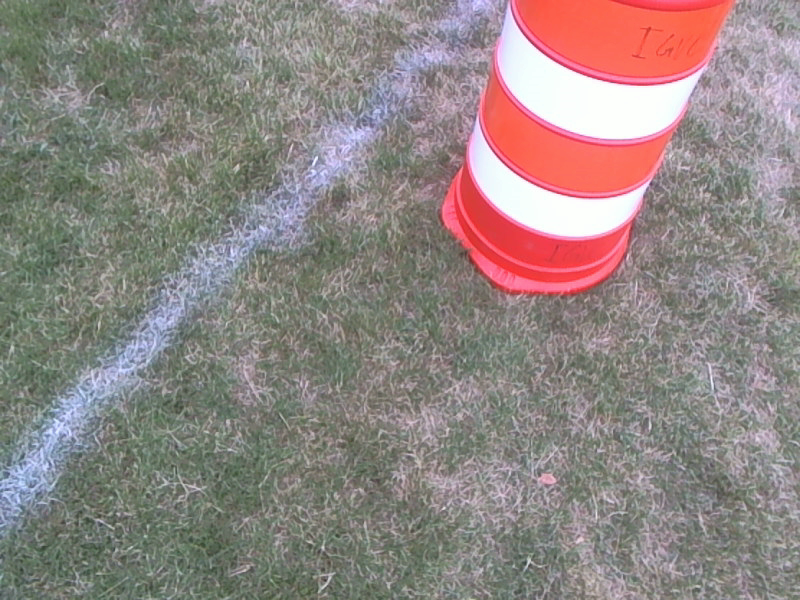
%> input picture Images/IGVC Test Field Images/7.png, 800 x 600 px
$ octave testGrassFilter.m   (GNU Octave 9; MATLAB toolbox functions it lacks are replaced by stand-ins)
%> lines starting %> are read from the running program, lines starting %| are printed output that depends on the picture
clear all
close all
clc

[file,path] = uigetfile();
%> the answer given: ../../../Images/IGVC Test Field Images/7.png
img = imread([path,file]);
%> img is the input picture: size 600x800x3 uint8; mean R, G, B 144.4, 133.3, 130.3
img = img(size(img,1)/3:end-30,:,:);
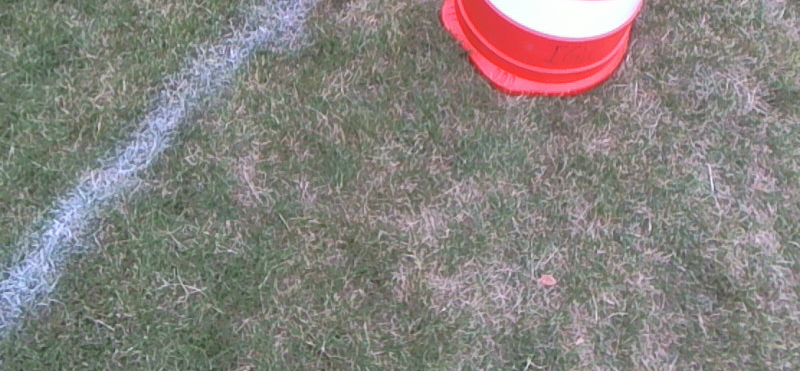
%> img: size 371x800x3 uint8; mean R, G, B 134.2, 130.2, 126.4
%img = imread('C:\Users\quammebd\Dropbox\IGVC Photos\IGVC Test Field Images 2\7.png');
resizeFactor = 8;
img = imresize(img,1/resizeFactor);
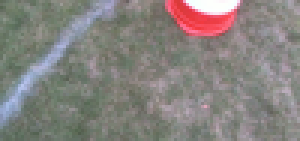
%> img: size 47x100x3 uint8 (shown 3 times larger); mean R, G, B 134.2, 130.1, 126.4

figure(1);
imshow(imresize(img,resizeFactor));
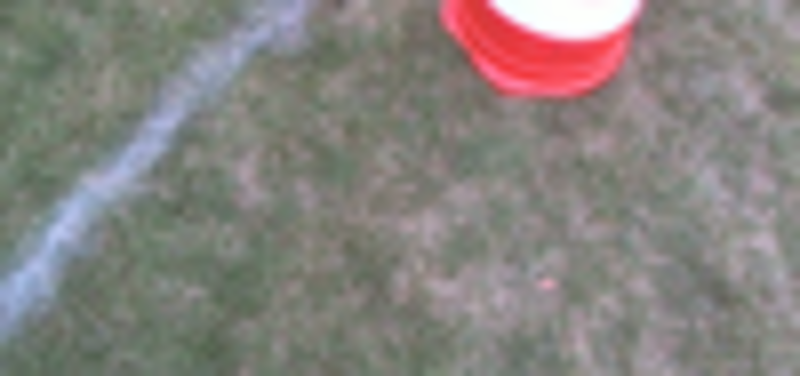
%> displayed picture: size 376x800x3, on the screen's scale of 0 to 255; mean R, G, B 134.2, 130.1, 126.4

%img = rgb2hsv(img);

figure(2);
%> (the run ends here)

$ run again, with Images/IGVC Test Field Images/1.png copied over Images/IGVC Test Field Images/7.png
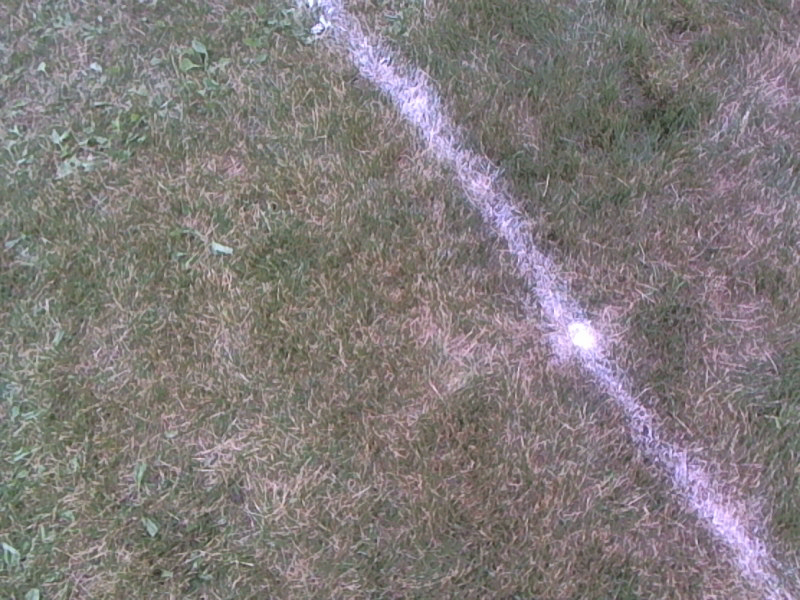
%> input picture Images/IGVC Test Field Images/1.png, 800 x 600 px
%> img is the input picture: size 600x800x3 uint8; mean R, G, B 128.9, 123.1, 123
%> `img = img(size(img,1)/3:end-30,:,:);`:
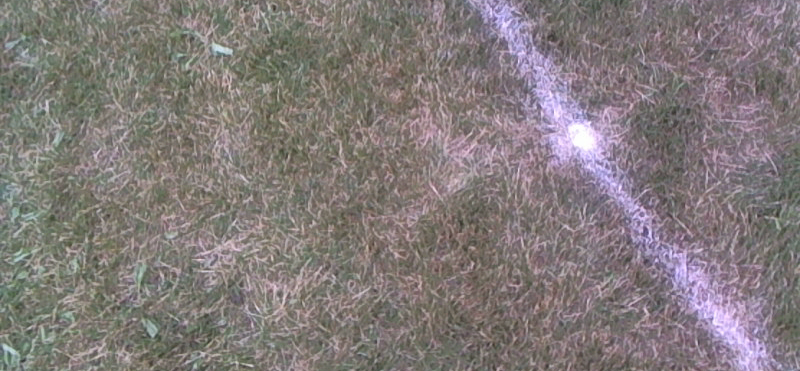
%> img: size 371x800x3 uint8; mean R, G, B 130.5, 122.7, 122.3
%> `img = imresize(img,1/resizeFactor);`:
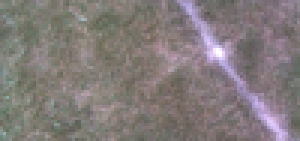
%> img: size 47x100x3 uint8 (shown 3 times larger); mean R, G, B 130.5, 122.7, 122.3

$ run again, with Images/IGVC Test Field Images/2.png copied over Images/IGVC Test Field Images/7.png
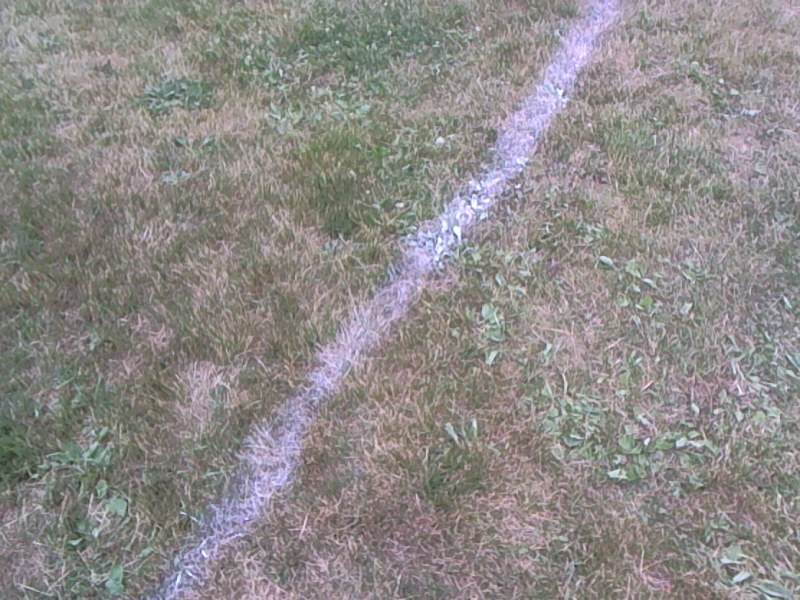
%> input picture Images/IGVC Test Field Images/2.png, 800 x 600 px
%> img is the input picture: size 600x800x3 uint8; mean R, G, B 142, 138, 137
%> `img = img(size(img,1)/3:end-30,:,:);`:
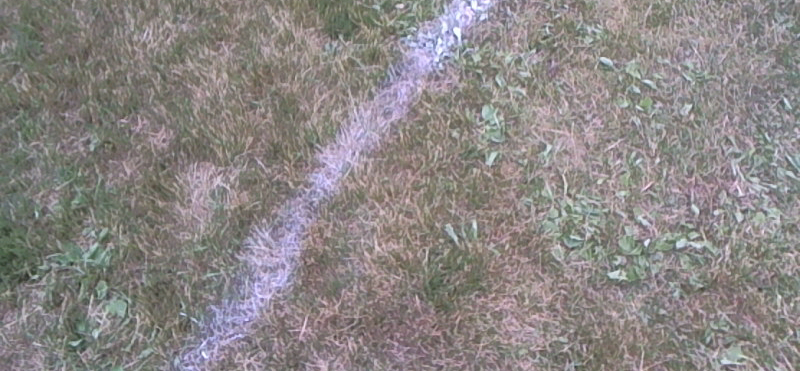
%> img: size 371x800x3 uint8; mean R, G, B 139.1, 134.2, 133.1
%> `img = imresize(img,1/resizeFactor);`:
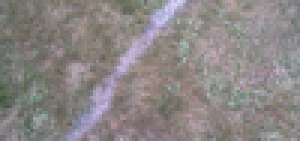
%> img: size 47x100x3 uint8 (shown 3 times larger); mean R, G, B 139.1, 134.2, 133.1

$ run again, with Images/IGVC Test Field Images/3.png copied over Images/IGVC Test Field Images/7.png
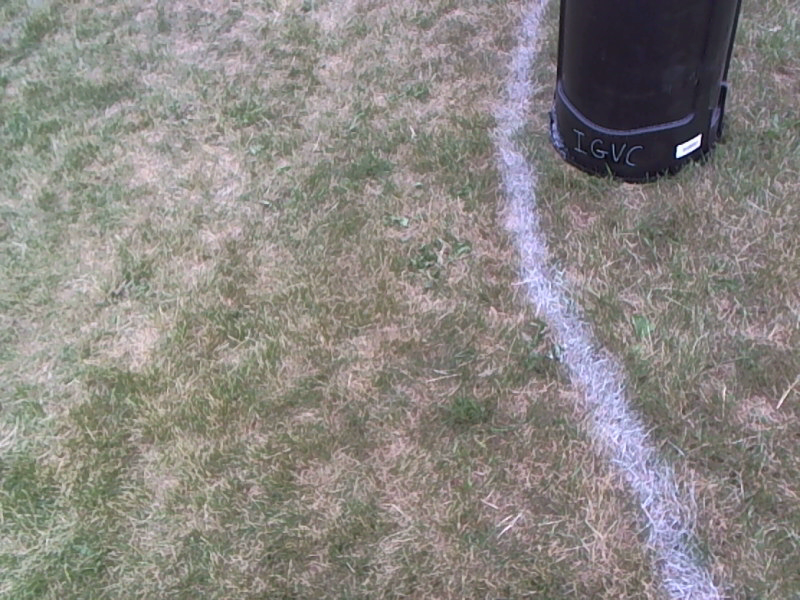
%> input picture Images/IGVC Test Field Images/3.png, 800 x 600 px
%> img is the input picture: size 600x800x3 uint8; mean R, G, B 138.6, 134.7, 131
%> `img = img(size(img,1)/3:end-30,:,:);`:
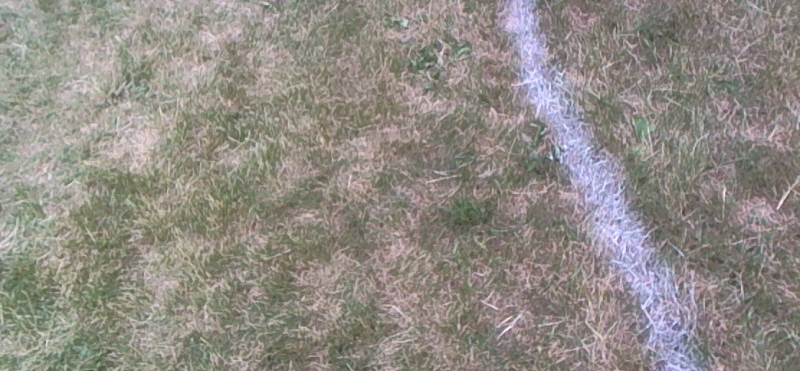
%> img: size 371x800x3 uint8; mean R, G, B 144.7, 139.6, 133.7
%> `img = imresize(img,1/resizeFactor);`:
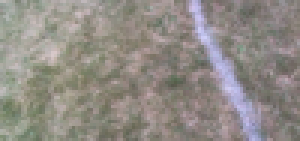
%> img: size 47x100x3 uint8 (shown 3 times larger); mean R, G, B 144.7, 139.6, 133.7
